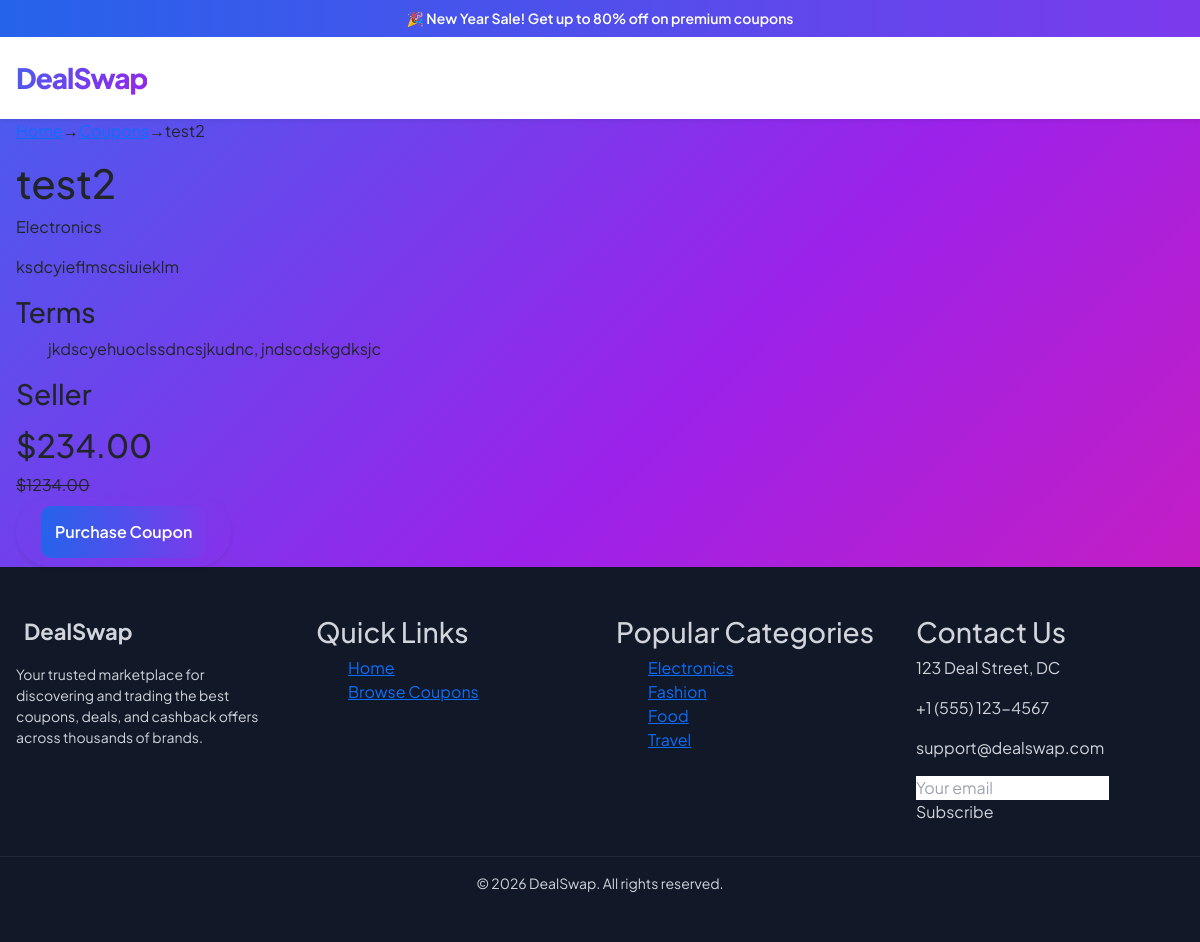
Page /coupon/8/ on the committed database.
### coupons/models.py (models this page shows, shortened)
class Coupon(models.Model):
    seller = models.ForeignKey(
        User,
        on_delete=models.CASCADE,
        related_name="coupons"
    )
    title = models.CharField(max_length=100)
    description = models.TextField()
    brand = models.CharField(max_length=100)
    CATEGORY_CHOICES = [
        ("Electronics", "Electronics"),
        ("Fashion", "Fashion"),
        ("Food", "Food"),
        ("Travel", "Travel"),
        ("Gaming", "Gaming"),
        ("Entertainment", "Entertainment"),
    ]
    category = models.CharField(max_length=50, choices=CATEGORY_CHOICES)
    original_price = models.DecimalField(
        max_digits=10, decimal_places=2, default=0
    )
    selling_price = models.DecimalField(
        max_digits=10, decimal_places=2,default=0
    )
    discount_percent = models.IntegerField(default=0)
    code = models.CharField(max_length=50, unique=True)
    valid_until = models.DateField()
    terms = models.TextField(blank=True, default="")
    is_sold = models.BooleanField(default=False)
    created_at = models.DateTimeField(auto_now_add=True)

### coupons/views.py (the view)
# urls.py: path("coupon/<int:coupon_id>/", views.coupon_detail_view, name="coupon_detail"),
def coupon_detail_view(request, coupon_id):
    coupon = get_object_or_404(Coupon, id=coupon_id)
    return render(request, "core/couponDetail.html", {
        "coupon": coupon
    })

### coupons/templates/core/couponDetail.html (shortened to what this page needs)
{% extends "core/base.html" %}
{% load static %}
  {% block extra_css %}
  <script src="https://cdn.tailwindcss.com"></script>
   <link rel="stylesheet" href="{% static 'core/css/style.css' %}">
    <link rel="stylesheet" href="{% static 'core/style1.css' %}">
{% endblock %}
{% block content %}
<div class="page">
  <div class="container">
    <div class="breadcrumb">
      <a href="{% url 'home' %}">Home</a> →
      <a href="{% url 'list_coupon' %}">Coupons</a> →
      <span>{{ coupon.title }}</span>
    </div>
    <div class="grid-main">
      <div class="content">
        <h1>{{ coupon.title }}</h1>
        <p class="muted">{{ coupon.category }}</p>
        <p>{{ coupon.description }}</p>
        <h3>Terms</h3>
        <ul>
            <li>{{ coupon.terms }}</li>
        </ul>
        <h3>Seller</h3>
      </div>
      <div class="sidebar">
        <div class="price-box">
          <h2>${{ coupon.selling_price }}</h2>
          {% if coupon.original_price %}
            <del>${{ coupon.original_price }}</del>
          {% endif %}
        </div>
        {% if purchased %}
          <div class="success-box">
            <strong>Coupon Code:</strong>
            <input value="{{ coupon.coupon_code }}" readonly>
          </div>
        {% else %}
          <div method="POST">
            <a href="{% url 'checkout_page' coupon.id %}" class="btn rounded-pill px-4 fw-bold shadow-sm">
                <button class="btn-primary">Purchase Coupon</button>
            </a>
          </div>
        {% endif %}
      </div>
    </div>
  </div>
</div>
{% endblock %}

### coupons/static/core/css/style.css (style rules this page uses)
body { font-family: 'Plus Jakarta Sans', sans-serif; background: #fdfdfd; background: linear-gradient(135deg, #4361ee 0%, #9b22ea 50%, #d91baf 100%); }

### coupons/static/core/style1.css (style rules this page uses)
* { box-sizing: border-box; margin: 0; padding: 0; }
body { font-family: Arial, sans-serif; background: linear-gradient(135deg, #4361ee 0%, #9b22ea 50%, #d91baf 100%); }
.container { max-width: 1200px; margin: auto; padding: 0 16px; }
.btn { padding: 8px 16px; border-radius: 8px; text-decoration: none; color: white; }
.btn-primary { flex: 1; padding: 14px; background: linear-gradient(to right, #2563eb, #7c3aed); color: white; border-radius: 10px; text-align: center; font-weight: 600; border: none; }
body { background: linear-gradient(135deg, #4361ee 0%, #9b22ea 50%, #d91baf 100%); min-height: 100vh; background-attachment: fixed; }

### coupons/static/core/dashboard.css (style rules this page uses)
body { background: linear-gradient(135deg, #4361ee 0%, #9b22ea 50%, #d91baf 100%); }

### coupons/templates/core/Navbar.html (style rules this page uses)
:root { --primary-gradient: linear-gradient(135deg, #4361ee 0%, #9b22ea 100%); --font-main: 'Plus Jakarta Sans', sans-serif; }
body { font-family: var(--font-main); background-color: #f8f9fa; }

### rows in the picture
Coupon: title "test2", category "Electronics", description "ksdcyieflmscsiuieklm", terms "jkdscyehuoclssdncsjkudnc, jndscdskgdksjc", selling_price "234.00", original_price "1234.00"
